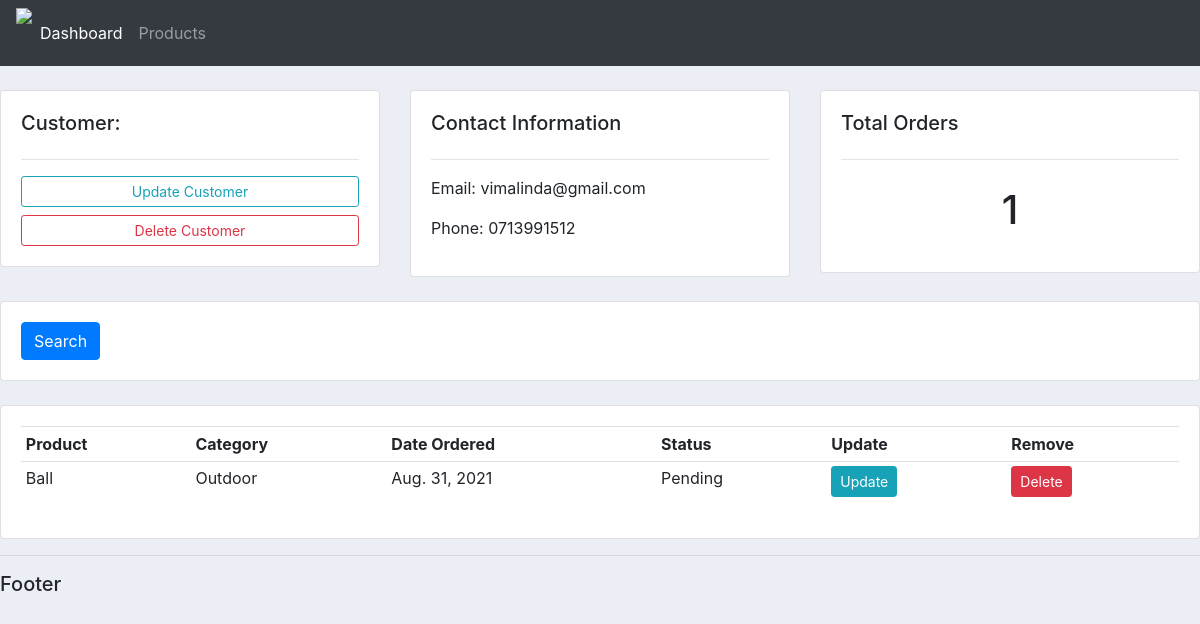
The app's page /customer/1/ with its own data.
### accounts/models.py (models this page shows, shortened)
class Customer(models.Model):
    name = models.CharField(max_length=200, null=True)
    phone = models.CharField(max_length=14, null=True)
    email = models.CharField(max_length=200, null=True)
    date_created = models.DateField(auto_now_add=True, null=True)

class Order(models.Model):
    STATUS = (
        ("Pending", "Pending"),
        ("Out For Delivery", "Out For Delivery"),
        ("Delivered", "Delivered")
    )
    customer = models.ForeignKey(Customer, null=True, on_delete=models.SET_NULL)
    product = models.ForeignKey(Product, null=True, on_delete=models.SET_NULL)
    date_created = models.DateField(auto_now_add=True, null=True)
    status = models.CharField(max_length=200, null=True, choices=STATUS)

class Product(models.Model):
    CATEGORY = (
        ("Indoor", "Indoor"),
        ("Outdoor", "Ourdoor"),
    )
    name = models.CharField(max_length=200, null=True)
    price = models.FloatField(null=True)
    category = models.CharField(max_length=200, null=True, choices=CATEGORY)
    description = models.CharField(max_length=200, null=True, blank=True)
    date_created = models.DateField(auto_now_add=True, null=True)
    tags = models.ManyToManyField(Tag)
    def __str__(self):
        return self.name

### accounts/views.py (the view)
# urls.py: path('customer/<str:pk_id>/', views.customer,name="customer"),
def customer(request, pk_id):
    customer = Customer.objects.get(id=pk_id)
    orders = customer.order_set.all()
    order_count = customer.order_set.all().count()
    context = {"customer": customer, "orders": orders, "order_count": order_count}
    return render(request, "accounts/customer.html", context)

### accounts/templates/accounts/customer.html
{%  extends 'accounts/main.html' %}
{% block content %}
	<br>
<div class="row">
	<div class="col-md">
		<div class="card card-body">
			<h5>Customer:</h5>
			<hr>
			<a class="btn btn-outline-info  btn-sm btn-block" href="">Update Customer</a>
			<a class="btn btn-outline-danger  btn-sm btn-block" href="">Delete Customer</a>
		</div>
	</div>
	<div class="col-md">
		<div class="card card-body">
			<h5>Contact Information</h5>
			<hr>
			<p>Email: {{customer.email}} </p>
			<p>Phone: {{customer.phone}}</p>
		</div>
	</div>
	<div class="col-md">
		<div class="card card-body">
			<h5>Total Orders</h5>
			<hr>
			<h1 style="text-align: center;padding: 10px">{{order_count}} </h1>
		</div>
	</div>
</div>
<br>
<div class="row">
	<div class="col">
		<div class="card card-body">
			<form method="get">
		    <button class="btn btn-primary" type="submit">Search</button>
		  </form>
		</div>
	</div>
</div>
<br>
<div class="row">
	<div class="col-md">
		<div class="card card-body">
			<table class="table table-sm">
				<tr>
					<th>Product</th>
					<th>Category</th>
					<th>Date Ordered</th>
					<th>Status</th>
					<th>Update</th>
					<th>Remove</th>
				</tr>
				{% for order in orders %}
					<tr>
						<td>
							{{order.product}}
						</td>
						<td>
							{{order.product.category}}
						</td>
						<td>
							{{order.date_created}}
						</td>
						<td>
							{{order.status}}
						</td>
						<td>
							<a class="btn btn-sm btn-info" href="{% url 'update_order' order.id %}">Update</a>
						</td>
						<td>
							<a class="btn btn-sm btn-danger" href="{% url 'delete_order' order.id %}">Delete</a>
						</td>
					</tr>
				{% endfor %}
			</table>
		</div>
	</div>
</div>
{% endblock %}

### static/css/main.css (style rules this page uses)
body { background-color: #ebeff5; }

### records on screen
Customer: email "vimalinda@gmail.com", phone "0713991512"
Order: product "Ball", product.category "Outdoor", date_created "Aug. 31, 2021", status "Pending"

### other values on screen
{{ order_count }} "1"
